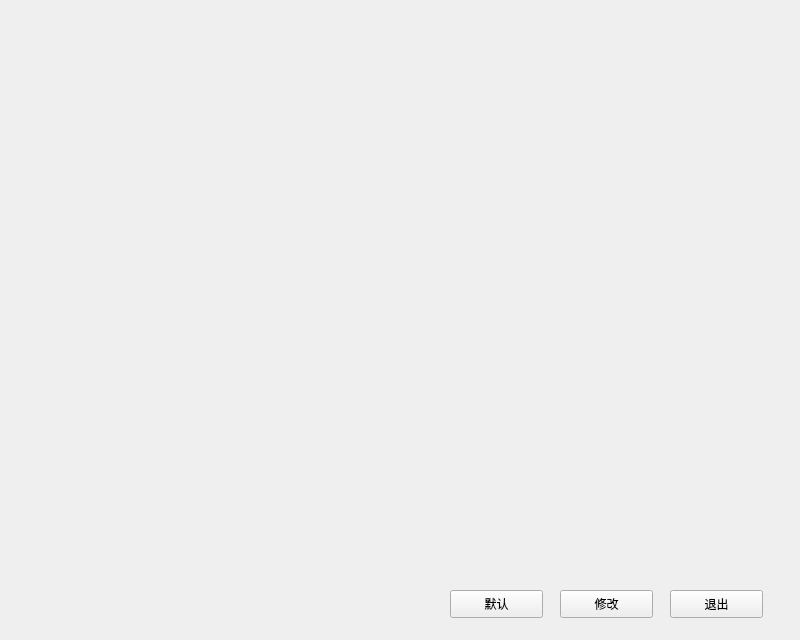
<?xml version="1.0" encoding="UTF-8"?>
<ui version="4.0">
 <class>mutilWindow</class>
 <widget class="QMainWindow" name="mutilWindow">
  <property name="geometry">
   <rect>
    <x>0</x>
    <y>0</y>
    <width>800</width>
    <height>640</height>
   </rect>
  </property>
  <property name="windowTitle">
   <string>多目设置</string>
  </property>
  <widget class="QWidget" name="centralwidget">
   <widget class="QLabel" name="label">
    <property name="geometry">
     <rect>
      <x>20</x>
      <y>40</y>
      <width>651</width>
      <height>411</height>
     </rect>
    </property>
    <property name="styleSheet">
     <string notr="true">image: url(:/multi/GeneratedFiles/multi.jpg);</string>
    </property>
    <property name="text">
     <string/>
    </property>
   </widget>
   <widget class="QPushButton" name="default_pushButton">
    <property name="geometry">
     <rect>
      <x>450</x>
      <y>590</y>
      <width>93</width>
      <height>28</height>
     </rect>
    </property>
    <property name="text">
     <string>默认</string>
    </property>
   </widget>
   <widget class="QPushButton" name="cancel_pushButton">
    <property name="geometry">
     <rect>
      <x>670</x>
      <y>590</y>
      <width>93</width>
      <height>28</height>
     </rect>
    </property>
    <property name="text">
     <string>退出</string>
    </property>
   </widget>
   <widget class="QPushButton" name="update_pushButton">
    <property name="geometry">
     <rect>
      <x>560</x>
      <y>590</y>
      <width>93</width>
      <height>28</height>
     </rect>
    </property>
    <property name="text">
     <string>修改</string>
    </property>
   </widget>
  </widget>
 </widget>
 <resources>
  <include location="Multi.qrc"/>
 </resources>
 <connections/>
</ui>
